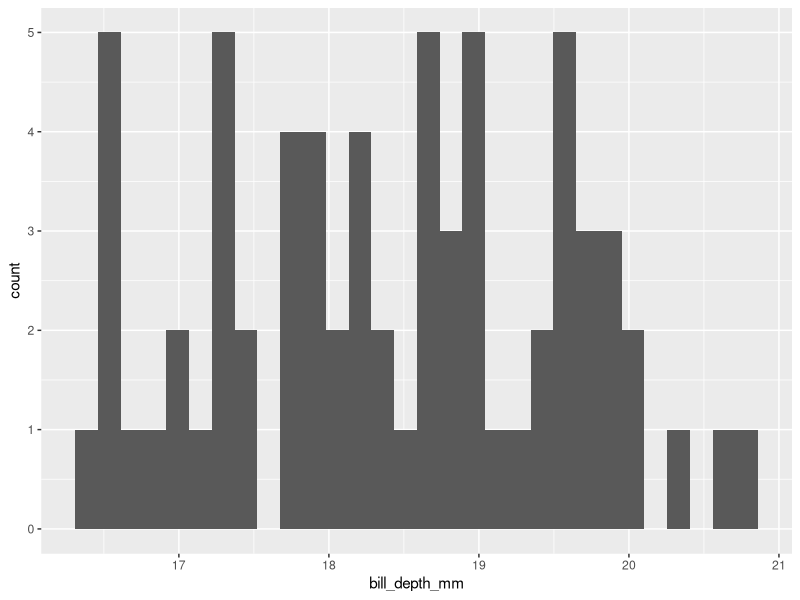
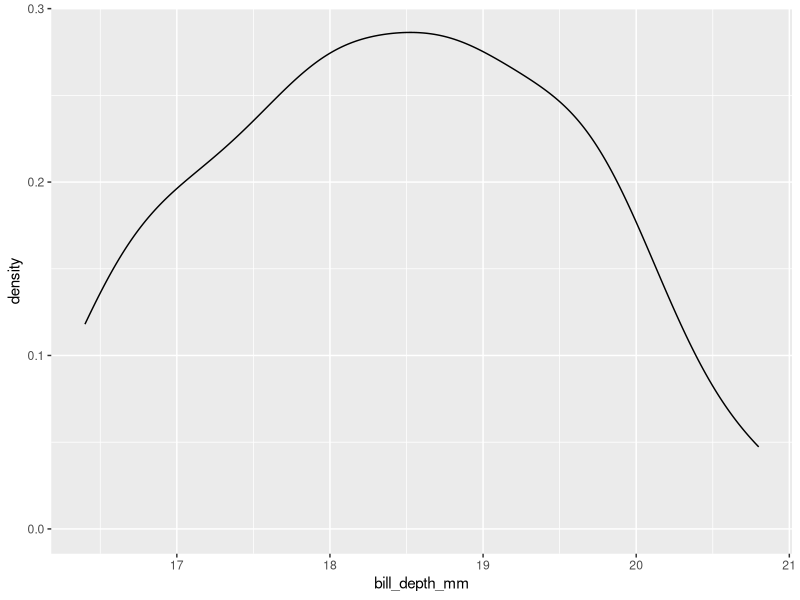
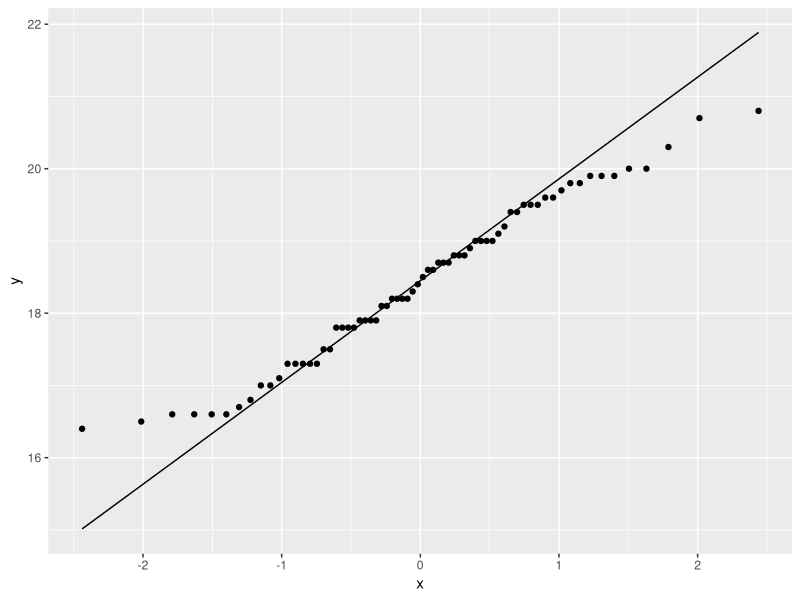
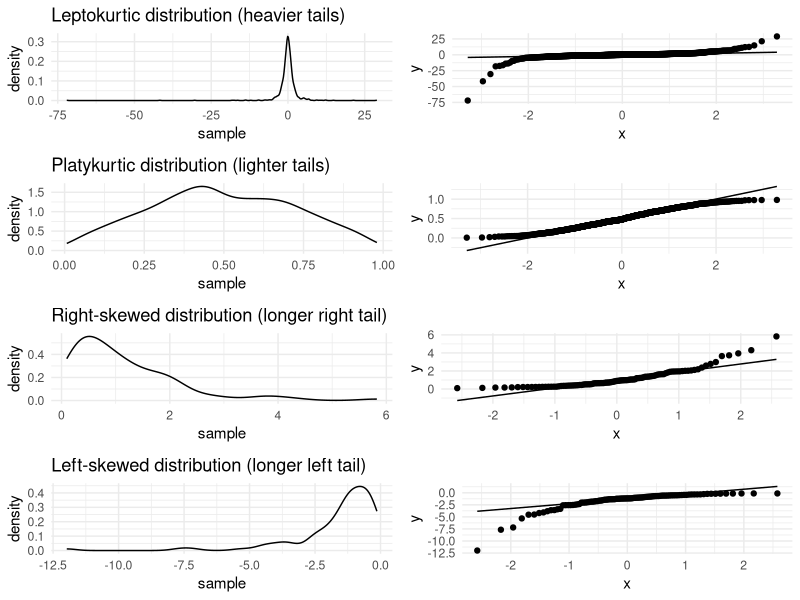

Recreate these plots in R, in order.
## ---- chunk 1
library(tidyverse)
library(palmerpenguins)
## ---- chunk 2
normal_test_data <- penguins |>
  filter(species == "Chinstrap") |>
  select(bill_depth_mm)
## ---- chunk 3
summary(normal_test_data)
## ---- chunk 4
normal_test_data |>
  ggplot(aes(x=bill_depth_mm)) +
  geom_histogram()
## ---- chunk 5
normal_test_data |> 
  ggplot(aes(x=bill_depth_mm)) +
  geom_density()
## ---- chunk 6
normal_test_data |>
  ggplot(aes(sample = bill_depth_mm)) +
  geom_qq() +
  geom_qq_line()
## ---- chunk 7
library(ggplot2)
library(gridExtra)

# Function to create Q-Q plots
create_qq_plot <- function(data, title) {
  ggplot(data.frame(sample = data), aes(sample = sample)) +
    stat_qq() +
    stat_qq_line() +
    ggtitle(title) +
    theme_minimal()
}
# Function to create density-plots
create_dens_plot <- function(data,title){
  ggplot(data.frame(sample=data), aes(x=sample))+
    geom_density() +
    ggtitle(title) +
    theme_minimal()
}

# Generating data for the four scenarios
set.seed(123)

# 1. Leptokurtic distribution (heavy tails)
data_leptokurtic <- rt(1000, df = 2)  # t-distribution with low df for heavier tails

# 2. Platykurtic distribution (lighter tails)
data_platykurtic <- rbeta(1000, 2, 2)  # beta distribution with peak


# 3. Right-skewed distribution
data_right_skewed <- rlnorm(100)  # log-normal distribution

# 4. Left-skewed distribution
data_left_skewed <- -rlnorm(100)  # negative log-normal distribution

# Create the plots
plot1 <- create_qq_plot(data_leptokurtic, "")
plot2 <- create_qq_plot(data_platykurtic, "")
plot3 <- create_qq_plot(data_right_skewed, "")
plot4 <- create_qq_plot(data_left_skewed, "")

plot1d <- create_dens_plot(data_leptokurtic, "Leptokurtic distribution (heavier tails)")
plot2d <- create_dens_plot(data_platykurtic, "Platykurtic distribution (lighter tails)")
plot3d <- create_dens_plot(data_right_skewed, "Right-skewed distribution (longer right tail)")
plot4d <- create_dens_plot(data_left_skewed, "Left-skewed distribution (longer left tail)")

# Display the plots
grid.arrange(plot1d,plot1, plot2d, plot2, plot3d, plot3, plot4d, plot4, ncol = 2)

## ---- chunk 8
library(e1071)
## ---- chunk 9
skewness(normal_test_data$bill_depth_mm, na.rm = TRUE)
## ---- chunk 10
kurtosis(normal_test_data$bill_depth_mm, na.rm = TRUE)
## ---- chunk 11
shapiro.test(normal_test_data$bill_depth_mm) 
## ---- chunk 12
mean <- mean(normal_test_data$bill_depth_mm, na.rm = TRUE)
sd <- sd(normal_test_data$bill_depth_mm, na.rm = TRUE)
ks.test(normal_test_data$bill_depth_mm, "pnorm", mean = mean, sd = sd)
## ---- chunk 13
library(nortest)
lillie.test(normal_test_data$bill_depth_mm)
## ---- chunk 14
ad.test(normal_test_data$bill_depth_mm)
